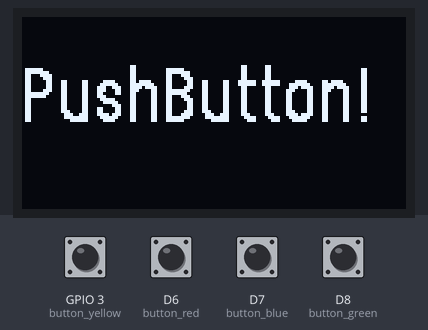
The sketch below on a simulated ESP8266 (NodeMCU). Parts: 128×64 one-colour display. The test bench sets the inputs (shaded band); at power-on: D6 (button_red), D7 (button_blue), D8 (button_green), GPIO 3 (button_yellow) HIGH.

Above: at 1.2 s.
1.3 s: GPIO 3 (button_yellow) pulled LOW for 0.15 s
At 1.41 s:
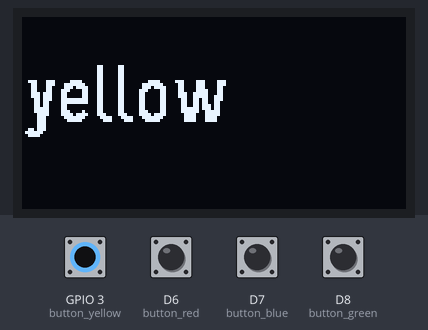
2.9 s: D6 (button_red) pulled LOW for 0.15 s
At 3.0 s:
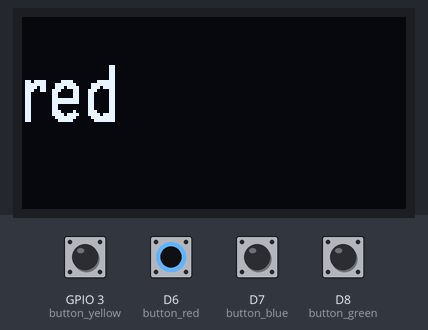
4.5 s: D7 (button_blue) pulled LOW for 0.15 s
At 4.62 s:
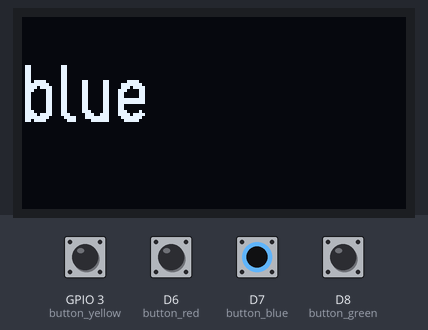
6.1 s: D8 (button_green) pulled LOW for 0.15 s
At 6.21 s:
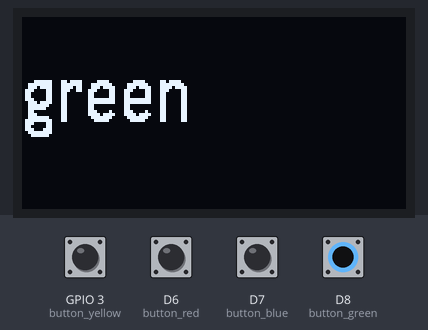
Timing chart, 0 to 8.7 s (numbered marks = the images above; inputs shaded):
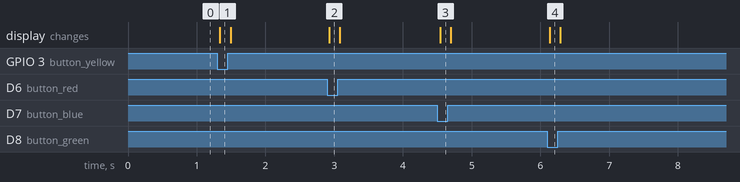

Measured:
- after the input at 1.3 s, the display: changes at once (image 1)
- after the input at 2.9 s, the display: changes at once (image 2)
- after the input at 4.5 s, the display: changes at once (image 3)
- after the input at 6.1 s, the display: changes at once (image 4)

The sketch:

02._oled_button_print.ino
```cpp
/******************************************************************************************
 * FileName     : 02._oled_button_print
 * Description  : OLED 모듈에 누른 버튼 색상을 출력 해보기
 * Author       : 이인정
 * Created Date : 2021.06.08
 * Reference    :
 * Modified     : 2021.06.08 : LIJ : 헤더 수정
 * Modified     : 2021.12.16 : LEH : 소스 크린징
******************************************************************************************/

#include "oled_u8g2.h"

int button_red    = D6;                 // 빨강 버튼
int button_blue   = D7;                 // 파랑 버튼
int button_green  = D8;                 // 초록 버튼
int button_yellow = D9;                 // 노랑 버튼

OLED_U8G2 oled;


void setup(){
  Serial.begin(115200);                 // 통신속도설정
  oled.setup();                         // OLED 통신핀 기능 설정
  pinMode(button_red, INPUT);           // 핀 모드 설정
  pinMode(button_blue, INPUT);          // 핀 모드 설정
  pinMode(button_green, INPUT);         // 핀 모드 설정
  pinMode(button_yellow, INPUT);        // 핀 모드 설정
}


void loop(){
  oled.setLine(2, "PushButton!");       // PushButton! 출력

  if(digitalRead(button_red) == LOW){   // 빨강 버튼 누르면 red 출력
    oled.setLine(2, "red");
  }

  if(digitalRead(button_blue) == LOW){  // 파랑 버튼 누르면 blue 출력
    oled.setLine(2, "blue");
  }

  if(digitalRead(button_green) == LOW){ // 초록 버튼 누르면 green 출력
    oled.setLine(2, "green");
  }

  if(digitalRead(button_yellow) == LOW){// 노랑 버튼 누르면 yellow 출력
    oled.setLine(2, "yellow");
  }

  oled.display();                       // OLED 에 표시
}

//=========================================================================================
//
// (주)한국공학기술연구원 http://et.ketri.re.kr
//
//=========================================================================================
```

oled_u8g2.cpp
```cpp
/**********************************************************************************
 * Author : SCS
 * Date : 2018.09.30
 * Description : SSD1306 OLED Display
 * Reference: FontUsage.ino in u8g2 examples
 **********************************************************************************/

#include "oled_u8g2.h"

#include <Arduino.h>

#include <U8g2lib.h>
#include <String>

#ifdef U8X8_HAVE_HW_SPI
#include <SPI.h>
#endif
#ifdef U8X8_HAVE_HW_I2C
#include <Wire.h>
#endif

// 2018.09.05 : SCS
// U8g2 Contructor (Frame Buffer)

// Slow
//U8G2_SSD1306_128X64_NONAME_F_SW_I2C u8g2(U8G2_R0, /* clock=*/ 22, /* data=*/ 21, /* reset=*/ U8X8_PIN_NONE);
// Fast
U8G2_SSD1306_128X64_NONAME_F_HW_I2C u8g2(U8G2_R0, /* reset=*/ U8X8_PIN_NONE);

// End of constructor

//=================================================================================
OLED_U8G2::OLED_U8G2()
//=================================================================================
{
	lineString[0] = "";
	lineString[1] = "";
	lineString[2] = "";
}

//=================================================================================
void OLED_U8G2::setup(void)
	//=================================================================================
{
  u8g2.begin();
  u8g2.clearBuffer();          // clear the internal memory
}

//=================================================================================
void OLED_U8G2::setLine(int line, String buffer)
//=================================================================================
{
  if (line < 1 || line > 3) return;
  lineString[line - 1] = buffer;
}

//=================================================================================
void OLED_U8G2::display()
//=================================================================================
{
	// Clear
  u8g2.clearBuffer();          // clear the internal memory

  // First line
  u8g2.setFont(u8g2_font_9x15B_tf);

  u8g2.setCursor(0,10);
  u8g2.print(lineString[0]);

  // Second line
  u8g2.setFont(u8g2_font_logisoso18_tf );

  u8g2.setCursor(0,35);
  u8g2.print(lineString[1]);

  // Third line
  u8g2.setCursor(0,60);
  u8g2.print(lineString[2]);

  // Display
  u8g2.sendBuffer();					// transfer internal memory to the display
}

//=================================================================================
// End of Line
//=================================================================================
```

oled_u8g2.h
```cpp
/**********************************************************************************
 * Author : SCS
 * Date : 2018.09.30
**********************************************************************************/

#ifndef OLED_U8G2_H
#define OLED_U8G2_H

#include <Arduino.h>
#include <String>

class OLED_U8G2{

private:
  String lineString[3];

public:
	OLED_U8G2();
	void setup(void);
	void setLine(int line, String buffer);
	void display();
};

#endif

//=================================================================================
// End of Line
//=================================================================================
```
